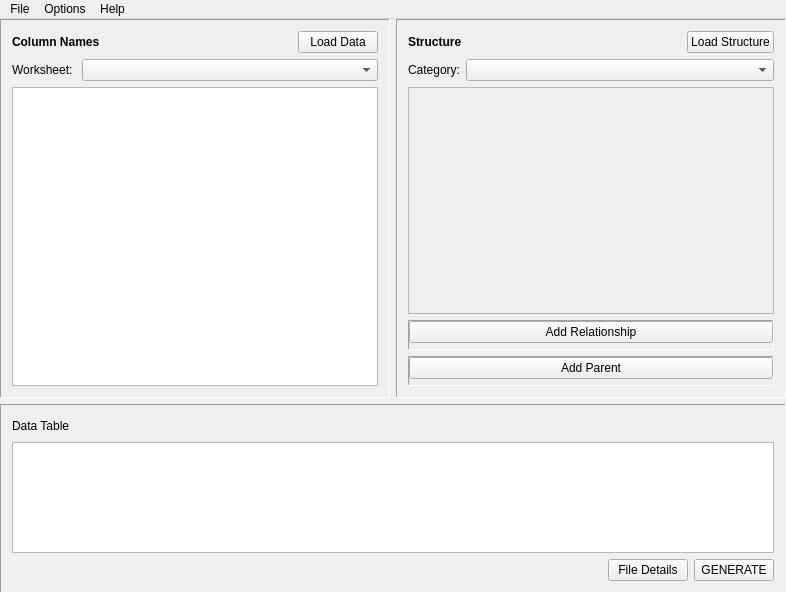
<?xml version="1.0" encoding="UTF-8"?>
<ui version="4.0">
 <class>MainWindow</class>
 <widget class="QMainWindow" name="MainWindow">
  <property name="geometry">
   <rect>
    <x>0</x>
    <y>0</y>
    <width>786</width>
    <height>593</height>
   </rect>
  </property>
  <property name="windowTitle">
   <string>Realm Works® Importer</string>
  </property>
  <widget class="QWidget" name="centralWidget">
   <layout class="QVBoxLayout" name="verticalLayout_5">
    <property name="leftMargin">
     <number>0</number>
    </property>
    <property name="topMargin">
     <number>0</number>
    </property>
    <property name="rightMargin">
     <number>0</number>
    </property>
    <property name="bottomMargin">
     <number>0</number>
    </property>
    <item>
     <widget class="QWidget" name="widget_3" native="true">
      <layout class="QVBoxLayout" name="verticalLayout_4" stretch="2,1">
       <property name="leftMargin">
        <number>0</number>
       </property>
       <property name="topMargin">
        <number>0</number>
       </property>
       <property name="rightMargin">
        <number>0</number>
       </property>
       <property name="bottomMargin">
        <number>0</number>
       </property>
       <item>
        <widget class="QWidget" name="topRow" native="true">
         <layout class="QHBoxLayout" name="horizontalLayout_2">
          <property name="leftMargin">
           <number>0</number>
          </property>
          <property name="topMargin">
           <number>0</number>
          </property>
          <property name="rightMargin">
           <number>0</number>
          </property>
          <property name="bottomMargin">
           <number>0</number>
          </property>
          <item>
           <widget class="QFrame" name="frame">
            <property name="frameShape">
             <enum>QFrame::Panel</enum>
            </property>
            <property name="frameShadow">
             <enum>QFrame::Sunken</enum>
            </property>
            <layout class="QVBoxLayout" name="verticalLayout">
             <item>
              <widget class="QWidget" name="widget_2" native="true">
               <layout class="QHBoxLayout" name="horizontalLayout_3">
                <property name="leftMargin">
                 <number>0</number>
                </property>
                <property name="topMargin">
                 <number>0</number>
                </property>
                <property name="rightMargin">
                 <number>0</number>
                </property>
                <property name="bottomMargin">
                 <number>0</number>
                </property>
                <item>
                 <widget class="QLabel" name="dataColumnsLabel">
                  <property name="font">
                   <font>
                    <weight>75</weight>
                    <bold>true</bold>
                   </font>
                  </property>
                  <property name="text">
                   <string>Column Names</string>
                  </property>
                 </widget>
                </item>
                <item>
                 <spacer name="horizontalSpacer_2">
                  <property name="orientation">
                   <enum>Qt::Horizontal</enum>
                  </property>
                  <property name="sizeHint" stdset="0">
                   <size>
                    <width>40</width>
                    <height>20</height>
                   </size>
                  </property>
                 </spacer>
                </item>
                <item>
                 <widget class="QLabel" name="dataFilename">
                  <property name="text">
                   <string>&lt;data file&gt;</string>
                  </property>
                 </widget>
                </item>
                <item>
                 <spacer name="horizontalSpacer_4">
                  <property name="orientation">
                   <enum>Qt::Horizontal</enum>
                  </property>
                  <property name="sizeHint" stdset="0">
                   <size>
                    <width>40</width>
                    <height>20</height>
                   </size>
                  </property>
                 </spacer>
                </item>
                <item>
                 <widget class="QPushButton" name="loadDataButton">
                  <property name="text">
                   <string>Load Data</string>
                  </property>
                  <property name="icon">
                   <iconset theme="SP_FileDialogStart">
                    <normaloff>.</normaloff>.</iconset>
                  </property>
                 </widget>
                </item>
               </layout>
              </widget>
             </item>
             <item>
              <widget class="QWidget" name="sheetBox" native="true">
               <layout class="QHBoxLayout" name="horizontalLayout" stretch="0,1">
                <property name="leftMargin">
                 <number>0</number>
                </property>
                <property name="topMargin">
                 <number>0</number>
                </property>
                <property name="rightMargin">
                 <number>0</number>
                </property>
                <property name="bottomMargin">
                 <number>0</number>
                </property>
                <item>
                 <widget class="QLabel" name="label_2">
                  <property name="text">
                   <string>Worksheet: </string>
                  </property>
                 </widget>
                </item>
                <item>
                 <widget class="QComboBox" name="sheetName"/>
                </item>
               </layout>
              </widget>
             </item>
             <item>
              <widget class="QListView" name="headerListView">
               <property name="showDropIndicator" stdset="0">
                <bool>false</bool>
               </property>
               <property name="dragDropMode">
                <enum>QAbstractItemView::DragOnly</enum>
               </property>
              </widget>
             </item>
            </layout>
           </widget>
          </item>
          <item>
           <widget class="QFrame" name="structureBox">
            <property name="frameShape">
             <enum>QFrame::Panel</enum>
            </property>
            <property name="frameShadow">
             <enum>QFrame::Sunken</enum>
            </property>
            <layout class="QVBoxLayout" name="verticalLayout_2" stretch="0,0,0,0,0">
             <item>
              <widget class="QWidget" name="widget_4" native="true">
               <layout class="QHBoxLayout" name="horizontalLayout_4">
                <property name="leftMargin">
                 <number>0</number>
                </property>
                <property name="topMargin">
                 <number>0</number>
                </property>
                <property name="rightMargin">
                 <number>0</number>
                </property>
                <property name="bottomMargin">
                 <number>0</number>
                </property>
                <item>
                 <widget class="QLabel" name="structureLabel">
                  <property name="font">
                   <font>
                    <weight>75</weight>
                    <bold>true</bold>
                   </font>
                  </property>
                  <property name="text">
                   <string>Structure</string>
                  </property>
                 </widget>
                </item>
                <item>
                 <spacer name="horizontalSpacer_3">
                  <property name="orientation">
                   <enum>Qt::Horizontal</enum>
                  </property>
                  <property name="sizeHint" stdset="0">
                   <size>
                    <width>40</width>
                    <height>20</height>
                   </size>
                  </property>
                 </spacer>
                </item>
                <item>
                 <widget class="QLabel" name="structureFilename">
                  <property name="text">
                   <string>&lt;structurefile&gt;</string>
                  </property>
                 </widget>
                </item>
                <item>
                 <spacer name="horizontalSpacer_5">
                  <property name="orientation">
                   <enum>Qt::Horizontal</enum>
                  </property>
                  <property name="sizeHint" stdset="0">
                   <size>
                    <width>40</width>
                    <height>20</height>
                   </size>
                  </property>
                 </spacer>
                </item>
                <item>
                 <widget class="QPushButton" name="loadStructureButton">
                  <property name="text">
                   <string>Load Structure</string>
                  </property>
                  <property name="icon">
                   <iconset theme="SP_FileDialogStart">
                    <normaloff>.</normaloff>.</iconset>
                  </property>
                 </widget>
                </item>
               </layout>
              </widget>
             </item>
             <item>
              <widget class="QWidget" name="widget_6" native="true">
               <layout class="QHBoxLayout" name="horizontalLayout_7" stretch="0,1">
                <property name="leftMargin">
                 <number>0</number>
                </property>
                <property name="topMargin">
                 <number>0</number>
                </property>
                <property name="rightMargin">
                 <number>0</number>
                </property>
                <property name="bottomMargin">
                 <number>0</number>
                </property>
                <item>
                 <widget class="QLabel" name="label">
                  <property name="text">
                   <string>Category:</string>
                  </property>
                 </widget>
                </item>
                <item>
                 <widget class="QComboBox" name="categoryComboBox"/>
                </item>
               </layout>
              </widget>
             </item>
             <item>
              <widget class="QScrollArea" name="categoryScrollArea">
               <property name="widgetResizable">
                <bool>true</bool>
               </property>
               <widget class="QWidget" name="categoryScrollMarker">
                <property name="geometry">
                 <rect>
                  <x>0</x>
                  <y>0</y>
                  <width>368</width>
                  <height>206</height>
                 </rect>
                </property>
               </widget>
              </widget>
             </item>
             <item>
              <widget class="QFrame" name="frameForRelationships">
               <property name="frameShape">
                <enum>QFrame::Panel</enum>
               </property>
               <property name="frameShadow">
                <enum>QFrame::Sunken</enum>
               </property>
               <layout class="QVBoxLayout" name="verticalLayout_8">
                <property name="leftMargin">
                 <number>0</number>
                </property>
                <property name="topMargin">
                 <number>0</number>
                </property>
                <property name="rightMargin">
                 <number>0</number>
                </property>
                <property name="bottomMargin">
                 <number>0</number>
                </property>
                <item>
                 <widget class="QPushButton" name="addRelationship">
                  <property name="text">
                   <string>Add Relationship</string>
                  </property>
                 </widget>
                </item>
                <item>
                 <widget class="QWidget" name="relationshipWidget" native="true">
                  <layout class="QVBoxLayout" name="verticalLayout_9">
                   <property name="leftMargin">
                    <number>0</number>
                   </property>
                   <property name="topMargin">
                    <number>0</number>
                   </property>
                   <property name="rightMargin">
                    <number>0</number>
                   </property>
                   <property name="bottomMargin">
                    <number>0</number>
                   </property>
                  </layout>
                 </widget>
                </item>
               </layout>
              </widget>
             </item>
             <item>
              <widget class="QFrame" name="frameForParents">
               <property name="frameShape">
                <enum>QFrame::Panel</enum>
               </property>
               <property name="frameShadow">
                <enum>QFrame::Sunken</enum>
               </property>
               <layout class="QVBoxLayout" name="verticalLayout_7">
                <property name="leftMargin">
                 <number>0</number>
                </property>
                <property name="topMargin">
                 <number>0</number>
                </property>
                <property name="rightMargin">
                 <number>0</number>
                </property>
                <property name="bottomMargin">
                 <number>0</number>
                </property>
                <item>
                 <widget class="QPushButton" name="addParent">
                  <property name="text">
                   <string>Add Parent</string>
                  </property>
                 </widget>
                </item>
                <item>
                 <widget class="QWidget" name="parentWidget" native="true">
                  <layout class="QVBoxLayout" name="verticalLayout_6">
                   <property name="leftMargin">
                    <number>0</number>
                   </property>
                   <property name="topMargin">
                    <number>0</number>
                   </property>
                   <property name="rightMargin">
                    <number>0</number>
                   </property>
                   <property name="bottomMargin">
                    <number>0</number>
                   </property>
                  </layout>
                 </widget>
                </item>
               </layout>
              </widget>
             </item>
            </layout>
           </widget>
          </item>
         </layout>
        </widget>
       </item>
       <item>
        <widget class="QFrame" name="dataContentsBox">
         <property name="frameShape">
          <enum>QFrame::Panel</enum>
         </property>
         <property name="frameShadow">
          <enum>QFrame::Sunken</enum>
         </property>
         <layout class="QVBoxLayout" name="verticalLayout_3">
          <item>
           <widget class="QWidget" name="widget" native="true">
            <layout class="QHBoxLayout" name="horizontalLayout_6">
             <property name="leftMargin">
              <number>0</number>
             </property>
             <property name="topMargin">
              <number>0</number>
             </property>
             <property name="rightMargin">
              <number>0</number>
             </property>
             <property name="bottomMargin">
              <number>0</number>
             </property>
             <item>
              <widget class="QLabel" name="dataContentsLabel">
               <property name="text">
                <string>Data Table</string>
               </property>
              </widget>
             </item>
             <item>
              <spacer name="horizontalSpacer">
               <property name="orientation">
                <enum>Qt::Horizontal</enum>
               </property>
               <property name="sizeHint" stdset="0">
                <size>
                 <width>40</width>
                 <height>20</height>
                </size>
               </property>
              </spacer>
             </item>
            </layout>
           </widget>
          </item>
          <item>
           <widget class="QTableView" name="dataContentsTableView">
            <property name="sortingEnabled">
             <bool>true</bool>
            </property>
            <property name="wordWrap">
             <bool>false</bool>
            </property>
            <property name="cornerButtonEnabled">
             <bool>false</bool>
            </property>
            <attribute name="verticalHeaderVisible">
             <bool>false</bool>
            </attribute>
           </widget>
          </item>
          <item>
           <widget class="QWidget" name="widget_5" native="true">
            <layout class="QHBoxLayout" name="horizontalLayout_5">
             <property name="leftMargin">
              <number>0</number>
             </property>
             <property name="topMargin">
              <number>0</number>
             </property>
             <property name="rightMargin">
              <number>0</number>
             </property>
             <property name="bottomMargin">
              <number>0</number>
             </property>
             <item>
              <spacer name="horizontalSpacer_6">
               <property name="orientation">
                <enum>Qt::Horizontal</enum>
               </property>
               <property name="sizeHint" stdset="0">
                <size>
                 <width>511</width>
                 <height>20</height>
                </size>
               </property>
              </spacer>
             </item>
             <item>
              <widget class="QPushButton" name="fileDetails">
               <property name="text">
                <string>File Details</string>
               </property>
              </widget>
             </item>
             <item>
              <widget class="QPushButton" name="generateButton">
               <property name="text">
                <string>GENERATE</string>
               </property>
               <property name="icon">
                <iconset theme="SP_DialogSaveButton">
                 <normaloff>.</normaloff>.</iconset>
               </property>
              </widget>
             </item>
            </layout>
           </widget>
          </item>
         </layout>
        </widget>
       </item>
      </layout>
     </widget>
    </item>
   </layout>
  </widget>
  <widget class="QMenuBar" name="menuBar">
   <property name="geometry">
    <rect>
     <x>0</x>
     <y>0</y>
     <width>786</width>
     <height>26</height>
    </rect>
   </property>
   <widget class="QMenu" name="menuFile">
    <property name="title">
     <string>File</string>
    </property>
    <addaction name="actionLoad"/>
    <addaction name="actionSave"/>
    <addaction name="actionSave_AS"/>
    <addaction name="convertOP"/>
    <addaction name="actionQuit"/>
   </widget>
   <widget class="QMenu" name="menuHelp">
    <property name="title">
     <string>Help</string>
    </property>
    <addaction name="actionBriefHelp"/>
    <addaction name="separator"/>
    <addaction name="actionAbout_RWImport"/>
   </widget>
   <widget class="QMenu" name="menuOptions">
    <property name="title">
     <string>Options</string>
    </property>
    <addaction name="separator"/>
    <addaction name="actionCSV_field_separator"/>
    <addaction name="actionUse_Comma"/>
    <addaction name="actionUse_Semicolon"/>
    <addaction name="actionUse_Windows_List_Separator"/>
    <addaction name="separator"/>
    <addaction name="actionForce_Format_3"/>
   </widget>
   <addaction name="menuFile"/>
   <addaction name="menuOptions"/>
   <addaction name="menuHelp"/>
  </widget>
  <action name="actionLoad">
   <property name="text">
    <string>Open Project...</string>
   </property>
  </action>
  <action name="actionSave">
   <property name="text">
    <string>Save Project...</string>
   </property>
  </action>
  <action name="actionQuit">
   <property name="text">
    <string>Quit</string>
   </property>
   <property name="menuRole">
    <enum>QAction::QuitRole</enum>
   </property>
  </action>
  <action name="actionSave_AS">
   <property name="text">
    <string>Save Project As...</string>
   </property>
  </action>
  <action name="convertOP">
   <property name="enabled">
    <bool>false</bool>
   </property>
   <property name="text">
    <string>Convert OP</string>
   </property>
  </action>
  <action name="actionBriefHelp">
   <property name="text">
    <string>Brief Help</string>
   </property>
  </action>
  <action name="actionAbout_RWImport">
   <property name="text">
    <string>About RWImport</string>
   </property>
   <property name="menuRole">
    <enum>QAction::AboutRole</enum>
   </property>
  </action>
  <action name="actionUse_Comma">
   <property name="checkable">
    <bool>true</bool>
   </property>
   <property name="text">
    <string>Use Comma</string>
   </property>
   <property name="toolTip">
    <string>Use a comma as the field separator in CSV files</string>
   </property>
   <property name="whatsThis">
    <string/>
   </property>
  </action>
  <action name="actionUse_Windows_List_Separator">
   <property name="checkable">
    <bool>true</bool>
   </property>
   <property name="text">
    <string>Use Windows List Separator</string>
   </property>
   <property name="toolTip">
    <string>Use the Windows Regional List Separator as the CSV field separator</string>
   </property>
  </action>
  <action name="actionCSV_field_separator">
   <property name="enabled">
    <bool>false</bool>
   </property>
   <property name="text">
    <string>CSV field separator</string>
   </property>
  </action>
  <action name="actionUse_Semicolon">
   <property name="checkable">
    <bool>true</bool>
   </property>
   <property name="text">
    <string>Use Semicolon</string>
   </property>
   <property name="toolTip">
    <string>Use a semicolon as the field separator in CSV files</string>
   </property>
  </action>
  <action name="actionForce_Format_3">
   <property name="checkable">
    <bool>true</bool>
   </property>
   <property name="text">
    <string>Force XML format 3</string>
   </property>
  </action>
 </widget>
 <layoutdefault spacing="6" margin="11"/>
 <resources/>
 <connections>
  <connection>
   <sender>actionQuit</sender>
   <signal>triggered()</signal>
   <receiver>MainWindow</receiver>
   <slot>close()</slot>
   <hints>
    <hint type="sourcelabel">
     <x>-1</x>
     <y>-1</y>
    </hint>
    <hint type="destinationlabel">
     <x>325</x>
     <y>276</y>
    </hint>
   </hints>
  </connection>
 </connections>
</ui>
